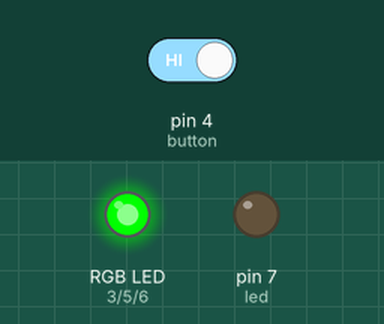
Bench run of a sketch on a simulated Arduino Uno, built with avr-gcc and run on an emulated ATmega328P. Parts: an RGB LED mixed from three pins (HIGH = lit), output pins drawn as LEDs (lit = HIGH). The test bench sets the inputs (shaded band); at power-on: pin 4 (button) HIGH.

Above: at 4.05 s.
At 16.1 s:
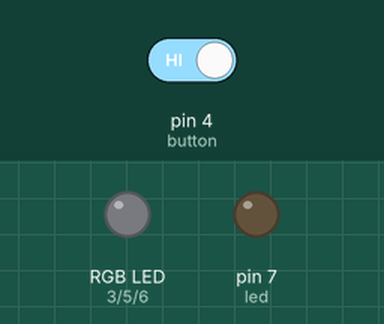
16.2 s: pin 4 (button) driven LOW
At 16.68 s:
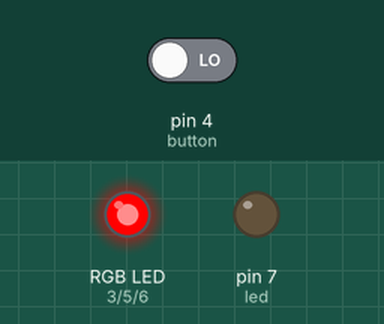
Timing chart, 0 to 40.0 s (numbered marks = the images above; inputs shaded):
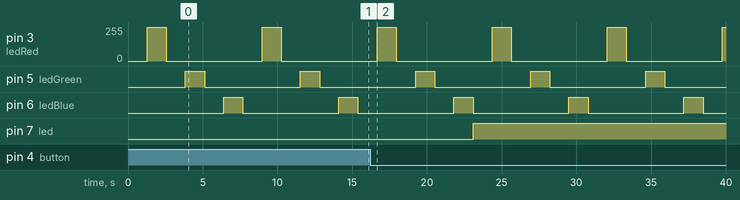

The sketch:

ex05_make_a_function_with_parameter.ino
```cpp
const byte led = 7;
const byte button = 4;
const byte ledRed = 3;
const byte ledGreen = 5;
const byte ledBlue = 6;

void setup() {
  pinMode(led, OUTPUT);
  pinMode(button, INPUT_PULLUP);
  pinMode(ledRed, OUTPUT);
  pinMode(ledBlue, OUTPUT);
  pinMode(ledGreen, OUTPUT);
}

void loop() {
  btnPress();
  breathingLight(ledRed);
  breathingLight(ledGreen);
  breathingLight(ledBlue);
}

void breathingLight(byte ledColor){
  for(int i=0; i<=255; i++){
    analogWrite(ledColor, i);
    delay(5);
  }
  for(int i = 255; i>=0; i--){
    analogWrite(ledColor, i);
    delay(5);
  }
}

void btnPress(){
  if(digitalRead(button) == LOW){
    digitalWrite(led, HIGH);
  }else{
    digitalWrite(led, LOW);
  }
}
```

Measured:
- by itself, pin 3 (ledRed): alternates 255/255 for 1.3 s and 0/255 for 6.4 s
- by itself, pin 5 (ledGreen), pin 6 (ledBlue): alternates HIGH for 1.3 s and LOW for 6.4 s
